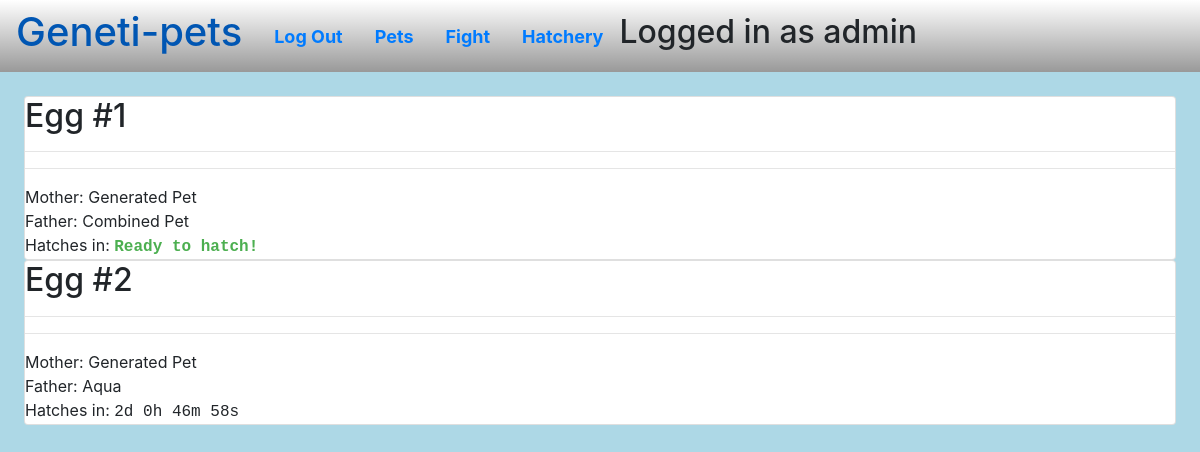
/hatchery (signed in), run on the app's committed database.
### gameui/models.py (models this page shows)
class User(AbstractUser):
    isPublic = models.BooleanField(default=False)

class Egg(models.Model):
    color1 = models.CharField(max_length=6,default='ffffff')
    color2 = models.CharField(max_length=6,default='ffffff')
    hatchDate = models.DateTimeField(default=datetime.datetime.now()+datetime.timedelta(3))
    mother = models.ForeignKey(Pet, related_name='egg_mother', on_delete=models.PROTECT, null=True)
    father = models.ForeignKey(Pet, related_name='egg_father', on_delete=models.PROTECT, null=True)
    master = models.ForeignKey(User, on_delete=models.CASCADE)

class Pet(models.Model):
    name = models.CharField(max_length=32)
    genes = models.CharField(max_length=32)
    age = models.FloatField(default=0.0)
    master = models.ForeignKey(User, on_delete=models.CASCADE)
    gender = models.BooleanField(default=False)
    letterId = models.CharField(max_length=255)

### gameui/views.py (the view)
# urls.py: path("hatchery", views.hatcher, name='hatch'),
@login_required(login_url='login')
def hatcher(request:HttpRequest):
    eggs = Egg.objects.filter(master=request.user)
    return render(request, 'hatchery.html', {"eggs":eggs})

### gameui/templates/hatchery.html (shortened to what this page needs)
{% extends "layout.html" %}
{% load static %}
{% load custom_filters %}
{% block styles %}
<link rel="stylesheet" href="{% static 'gameui/typeStyle.css' %}">
{% endblock %}
{% block body %}
<div id="cardcontainer">
    {% for egg in eggs %}
    <div class="card">
        <div class="card-info">
            <div class="egg-details">
                <h2>Egg #{{ forloop.counter }}</h2>
            </div>
            <hr>
            <hr>
            <div class="egg-info">
                {% if egg.mother %}
                <div class="parent-info">
                    <span class="label">Mother:</span>
                    <span class="value">{{ egg.mother.name }}</span>
                </div>
                {% endif %}
                {% if egg.father %}
                <div class="parent-info">
                    <span class="label">Father:</span>
                    <span class="value">{{ egg.father.name }}</span>
                </div>
                {% endif %}
                <div class="hatch-timer">
                    <span class="label">Hatches in:</span>
                    <span class="value countdown" data-hatchdate="{{ egg.hatchDate|date:'c' }}">
                    </span>
                </div>
            </div>
        </div>
    </div>
    {% endfor %}
</div>
{% endblock %}

### gameui/templates/layout.html (shortened to what this page needs)
{% load static %}
<html lang="en">
<head>
    <link rel="stylesheet" href="https://stackpath.bootstrapcdn.com/bootstrap/4.4.1/css/bootstrap.min.css">
    <link rel="stylesheet" href="{% static 'gameui/style.css' %}">
    {% block styles %}
    {% endblock %}
</head>
<body>
    <ul class="nav">
        <li class="nav-item">
            <a class="nav-link" href="{% url 'home' %}"><h1>Geneti-pets</h1></a>
        </li>
        {% if user.is_authenticated %}
            <li class="nav-item">
                <a class="nav-link" href="{% url 'logout' %}">Log Out</a>
            </li>
            <li class="nav-item">
                <a class="nav-link" href="{% url 'my-pets' %}">Pets</a>
            </li>
            <li class="nav-item">
                <a class="nav-link" href="{% url 'fight' %}">Fight</a>
            </li>
            <li class="nav-item">
                <a class="nav-link" href="{% url 'hatch' %}">Hatchery</a>
            </li>
            <li class="nav-item" style="justify-self: flex-end;">
                <h2>Logged in as {{ user }}</h2>
            </li>
        {% endif %}
    </ul>
    <div class="backdrop" style="background: lightblue; width: 100%; height: 100%; padding: 2%; overflow: scroll;">
        {% block body %}
        {% endblock %}
    </div>
</body>
</html>

### gameui/static/gameui/style.css (style rules this page uses)
.nav { background: linear-gradient(180deg, rgba(0,0,0,0) 0%,rgba(0, 0, 0, 0.4) 100%); min-height: 5vh; align-items: center; }
.nav a { font-weight: bold; }
.nav a { font-size: large; }

### gameui/templates/hatchery.html (style rules this page uses)
.ready-to-hatch { color: #4CAF50; font-weight: bold; }
.countdown { font-family: monospace; min-width: 150px; display: inline-block; }

### data on the page
User: username "admin"
Egg: mother.name "Generated Pet", father.name "Combined Pet"
Egg: mother.name "Generated Pet", father.name "Aqua"
